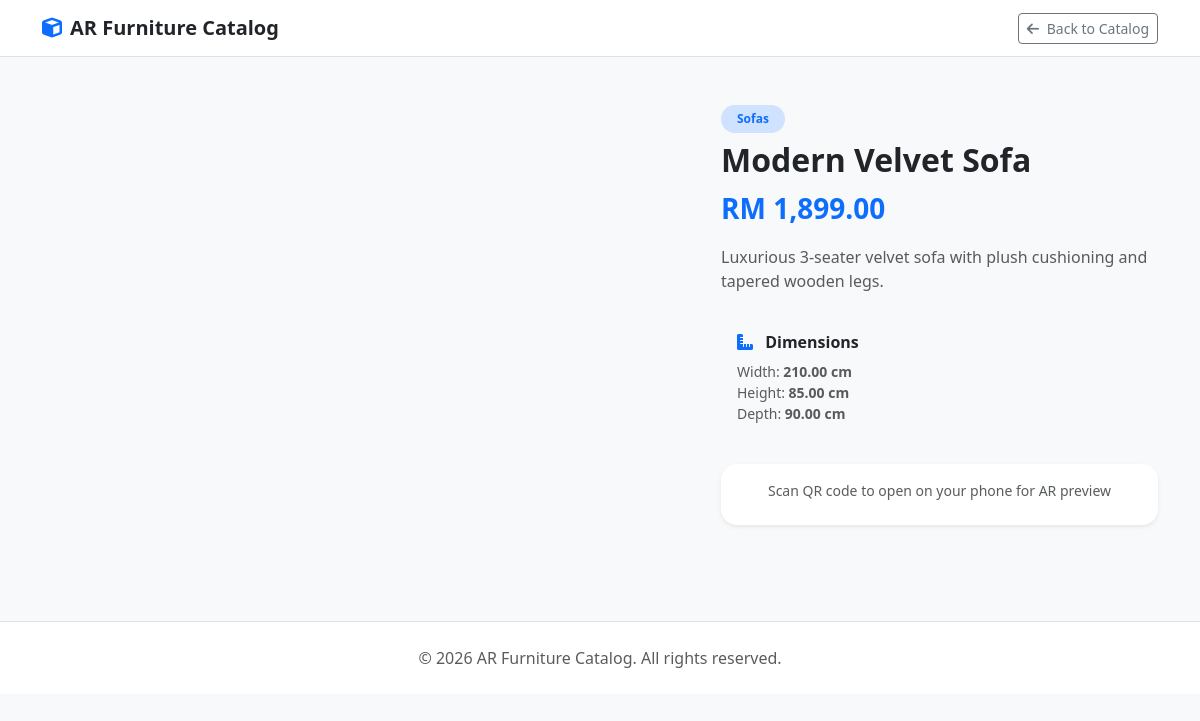
Screenshot of /product.php?slug=modern-velvet-sofa with the database file from the repository.
### tables this page shows
CREATE TABLE IF NOT EXISTS `products` (
  `id` INT AUTO_INCREMENT PRIMARY KEY,
  `category_id` INT NOT NULL,
  `slug` VARCHAR(150) NOT NULL UNIQUE,
  `name` VARCHAR(150) NOT NULL,
  `description` TEXT,
  `price` DECIMAL(10,2) NOT NULL DEFAULT 0.00,
  `currency` VARCHAR(10) DEFAULT 'RM',
  `glb_path` VARCHAR(255) NOT NULL,
  `usdz_path` VARCHAR(255) DEFAULT NULL,
  `thumb_path` VARCHAR(255) DEFAULT NULL,
  `width_cm` DECIMAL(6,2) DEFAULT NULL,
  `height_cm` DECIMAL(6,2) DEFAULT NULL,
  `depth_cm` DECIMAL(6,2) DEFAULT NULL,
  `is_active` TINYINT(1) DEFAULT 1,
  `sort_order` INT DEFAULT 0,
  `created_at` DATETIME DEFAULT CURRENT_TIMESTAMP,
  `updated_at` DATETIME DEFAULT CURRENT_TIMESTAMP ON UPDATE CURRENT_TIMESTAMP,
  FOREIGN KEY (`category_id`) REFERENCES `categories`(`id`) ON DELETE CASCADE
);

CREATE TABLE IF NOT EXISTS `categories` (
  `id` INT AUTO_INCREMENT PRIMARY KEY,
  `slug` VARCHAR(100) NOT NULL UNIQUE,
  `name` VARCHAR(100) NOT NULL,
  `sort_order` INT DEFAULT 0,
  `is_active` TINYINT(1) DEFAULT 1,
  `created_at` DATETIME DEFAULT CURRENT_TIMESTAMP
);

### config/config.php (called while the page is built)
<?php
return [
    'app' => [
        'name' => 'AR Furniture Catalog',
        'url' => (isset($_SERVER['HTTPS']) && $_SERVER['HTTPS'] === 'on' ? "https" : "http") . "://$$_SERVER[HTTP_HOST]" . rtrim(dirname($_SERVER['SCRIPT_NAME']), '/\\')
    ],
    'db' => [
        'host' => 'localhost',
        'name' => 'synergy1_justinwong_ar_furniture',
        'user' => 'synergy1_yenping',
        'pass' => 'R.zb0ZwEuGZ}*fW2'
    ]
];

### includes/products.php (called while the page is built, shortened)
<?php
require_once __DIR__ . '/db.php';
function get_product_by_slug(string $slug): ?array {
    global $pdo;
    $stmt = $pdo->prepare("SELECT p.*, c.name AS category_name, c.slug AS category_slug FROM products p JOIN categories c ON p.category_id = c.id WHERE p.slug = ? LIMIT 1");
    $stmt->execute([$slug]);
    return $stmt->fetch() ?: null;
}
function format_price(float $price, string $currency = 'RM'): string {
    return $currency . ' ' . number_format($price, 2);
}

### product.php (the view, shortened to what this page needs)
<?php
require_once 'includes/db.php';
require_once 'includes/products.php';
$config = require 'config/config.php';
$slug = $_GET['slug'] ?? '';
$product = get_product_by_slug($slug);
?>
<!DOCTYPE html>
<html lang="en">
<head>
    <link href="https://cdn.jsdelivr.net/npm/bootstrap@5.3.3/dist/css/bootstrap.min.css" rel="stylesheet">
    <link href="https://cdnjs.cloudflare.com/ajax/libs/font-awesome/6.4.0/css/all.min.css" rel="stylesheet">
    <link href="css/styles.css" rel="stylesheet">
</head>
<body>
    <header class="navbar navbar-expand-lg navbar-light bg-white border-bottom sticky-top">
        <div class="container">
            <a class="navbar-brand fw-bold text-dark" href="index.php">
                <i class="fa-solid fa-cube text-primary me-2"></i><?= htmlspecialchars($config['app']['name']) ?>
            </a>
            <a href="index.php" class="btn btn-outline-secondary btn-sm"><i class="fa-solid fa-arrow-left me-1"></i> Back to Catalog</a>
        </div>
    </header>
    <main class="container py-5">
        <div class="row g-5">
            <div class="col-lg-7">
            </div>
            <div class="col-lg-5">
                <span class="badge bg-primary-subtle text-primary mb-2 px-3 py-2 rounded-pill fw-semibold"><?= htmlspecialchars($product['category_name']) ?></span>
                <h1 class="h2 fw-bold mb-2"><?= htmlspecialchars($product['name']) ?></h1>
                <div class="text-primary fw-bold fs-3 mb-3"><?= format_price($product['price'], $product['currency']) ?></div>
                <p class="text-muted mb-4"><?= nl2br(htmlspecialchars($product['description'])) ?></p>
                <?php if ($product['width_cm'] || $product['height_cm'] || $product['depth_cm']): ?>
                    <div class="card bg-light border-0 p-3 rounded-4 mb-4">
                        <h6 class="fw-bold mb-2"><i class="fa-solid fa-ruler-combined me-2 text-primary"></i> Dimensions</h6>
                        <ul class="list-unstyled mb-0 small text-muted">
                            <?php if ($product['width_cm']): ?><li>Width: <strong><?= $product['width_cm'] ?> cm</strong></li><?php endif; ?>
                            <?php if ($product['height_cm']): ?><li>Height: <strong><?= $product['height_cm'] ?> cm</strong></li><?php endif; ?>
                            <?php if ($product['depth_cm']): ?><li>Depth: <strong><?= $product['depth_cm'] ?> cm</strong></li><?php endif; ?>
                        </ul>
                    </div>
                <?php endif; ?>
                <div class="card border-0 shadow-sm p-3 rounded-4 text-center d-none d-lg-block">
                    <p class="small text-muted mb-2">Scan QR code to open on your phone for AR preview</p>
                </div>
            </div>
        </div>
    </main>
    <footer class="bg-white border-top py-4 text-center text-muted mt-5">
        <div class="container">&copy; <?= date('Y') ?> <?= htmlspecialchars($config['app']['name']) ?>. All rights reserved.</div>
    </footer>
</body>
</html>

### css/styles.css (style rules this page uses)
body { font-family: system-ui, -apple-system, "Segoe UI", Roboto, Helvetica, Arial, sans-serif; color: #212529; background-color: #f8f9fa; }

### rows the page displays
products: category.name "Sofas", name "Modern Velvet Sofa", format_price($product['price'], $product['currency']) "RM 1,899.00", description "Luxurious 3-seater velvet sofa with plush cushioning and tapered wooden legs.", width_cm "210.00", height_cm "85.00", depth_cm "90.00"

### other values shown
$config['app']['name'] "AR Furniture Catalog"
